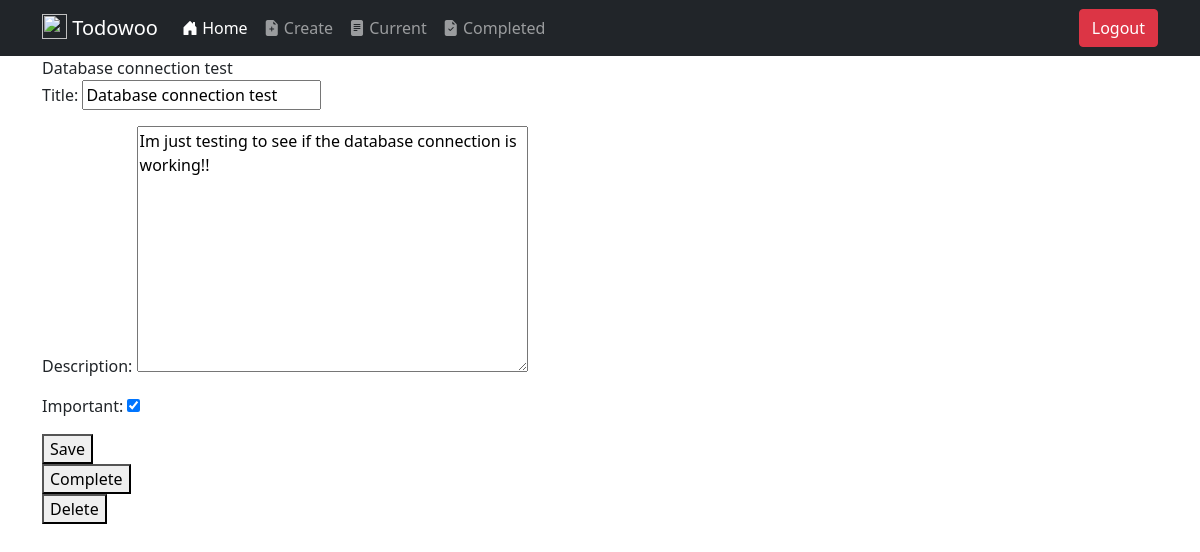
The page /todo/6 (signed in) on the database its author committed.
### todo/models.py (models this page shows, shortened)
class Todo(models.Model):
    title = models.CharField(max_length=100)
    description = models.TextField(blank=True)
    created = models.DateTimeField(auto_now_add=True)
    datecompleted = models.DateTimeField(null=True, blank=True)
    important = models.BooleanField(default=False)
    user = models.ForeignKey(User, on_delete=models.CASCADE)

### todo/views.py (the view, shortened to what this page needs)
# urls.py: path('todo/<int:todo_pk>', views.viewtodo, name="viewtodo"),
@login_required
def viewtodo(request, todo_pk):
    todo = get_object_or_404(Todo, pk=todo_pk, user=request.user)
    if request.method == 'GET':
        form = TodoForm(instance=todo)
        return render(request, 'todo/viewtodo.html', {'todo': todo, 'form': form})

### todo/forms.py
class TodoForm(ModelForm):
    class Meta:
        model = Todo
        fields = ['title', 'description', 'important']

### todo/templates/todo/viewtodo.html (shortened to what this page needs)
{% extends 'todo/base.html' %}
{% block content %}
{{ todo.title }}
<form method="POST">
    {{ form.as_p }}
<button type="submit">Save</button>
</form>
<form method="POST" action="{% url 'completetodo' todo.id %}">
<button type="submit">Complete</button>
</form>
<form method="POST" action="{% url 'deletetodo' todo.id %}">
<button type="submit">Delete</button>
</form>
{% endblock %}

### rows shown on the page
Todo: title "Database connection test", description "Im just testing to see if the database connection is working!!", important "☑"
